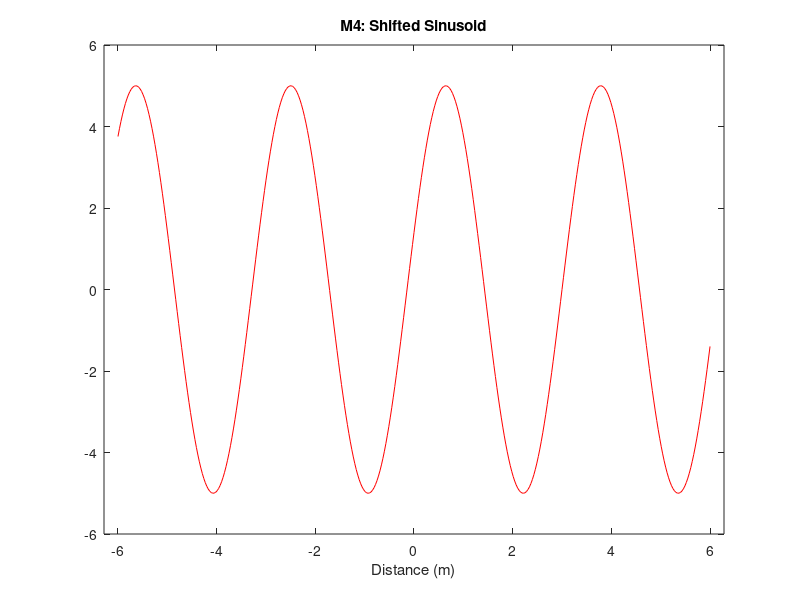

This figure's MATLAB source:
% Spencer Iannantuono
% 9/23/23
% ECE 202 Excersize M4, Part (B)

% Shifted sinusoid

% clear unwanted variables

clear 

% ------ Arrays for x and g

x = linspace(-6,6,401); % x-axis variable (m), 400 intervals
g = 5*sin(2*(x-3)); % y-axis equation

% ------ Plot the function

plot(x,g, 'r') % Create the plot
axis([-2*pi 2*pi -6 6]) % Set the bounds
title("M4: Shifted Sinusoid") % Create the title
xlabel("Distance (m)") % Label the x-axis